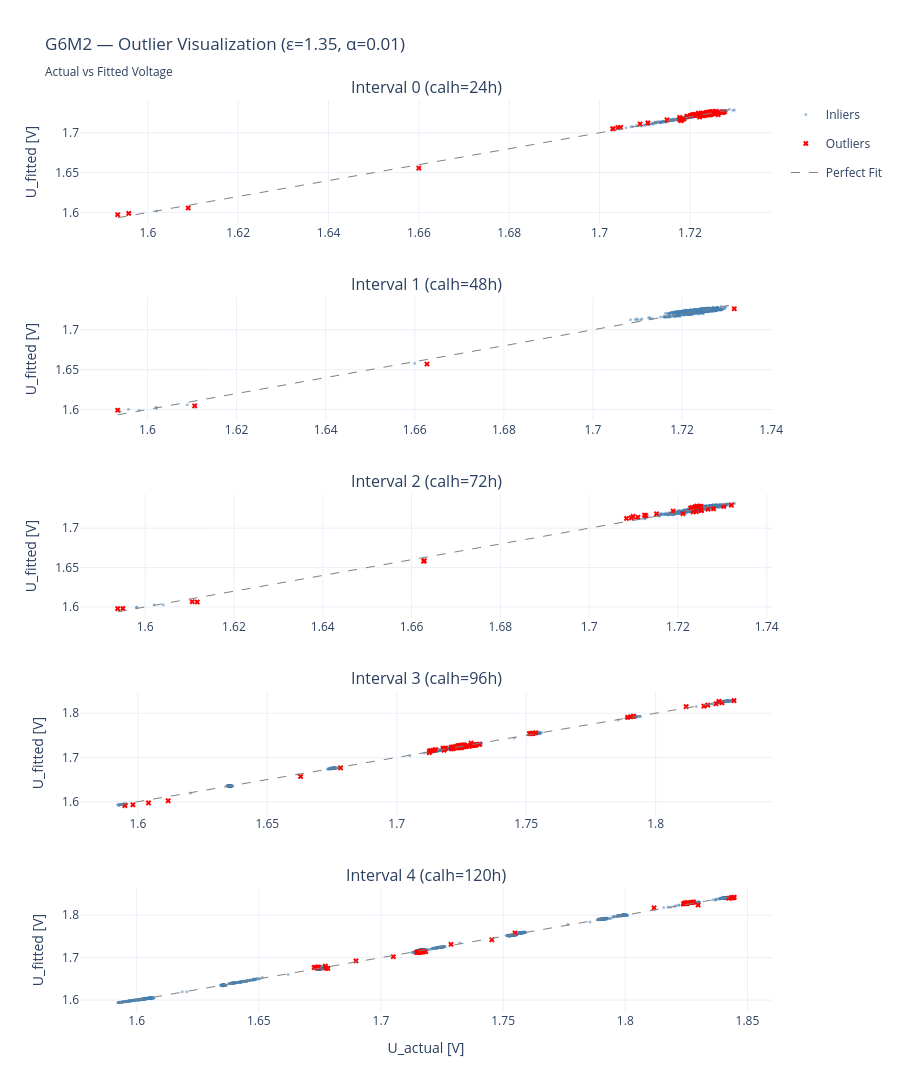

Source (notebook cell):
### Code cell
# ── Plot U vs U_fitted with outlier highlighting ──
# Robust interval slicing without relying on `urc_inspect.intervals`

fig = make_subplots(
    rows=len(intervals_to_plot), cols=1,
    subplot_titles=[f"Interval {idx} (calh={rel.loc[idx, 'calh']:.0f}h)" 
                    for idx in intervals_to_plot],
    vertical_spacing=0.08,
)

for i, idx in enumerate(intervals_to_plot):
    # Get interval metadata from reliable results
    row_meta = rel.loc[idx]
    if isinstance(row_meta, pd.DataFrame):
        row_meta = row_meta.iloc[0]

    day_since_install = row_meta.get("day_since_install", np.nan)

    if pd.isna(day_since_install):
        day_since_install = row_meta["calh"] / 24.0

    current_day = urc_inspect.installation_time + pd.Timedelta(days=float(day_since_install))
    interval_end = current_day + pd.Timedelta(days=urc_inspect.len_interval)

    # Slice original preprocessed data in the same time window as model fitting
    interval_data = urc_inspect.data.query("@current_day <= index <= @interval_end")

    if interval_data.empty:
        continue

    # Get coefficients
    c1, c2, c3, c4, c5 = [row_meta[f"c{j}"] for j in range(1, 6)]

    # Build features exactly like training
    X, _ = urc_inspect._prepare_matrices(interval_data)

    # Compute fitted voltage in physical unit [V]
    U_ocv = -8.2975e-4 * interval_data["temperature"].values + 1.24965
    U_fitted = urc_inspect.scaler_U.unscale(c1 * X[:, 0] + c2 * X[:, 1] + c3 * X[:, 2] + c4 * X[:, 3] + c5) + U_ocv

    # Actual voltage in physical unit [V]
    U_actual = interval_data["voltage"].values
    
    # Compute residuals and identify outliers
    residuals = U_fitted - U_actual
    abs_res = np.abs(residuals)
    median_abs_res = np.median(abs_res)
    f_scale = eps_inspect * median_abs_res / 0.6745
    outlier_mask = abs_res > (eps_inspect * f_scale)
    
    # Plot inliers
    fig.add_trace(go.Scatter(
        x=U_actual[~outlier_mask],
        y=U_fitted[~outlier_mask],
        mode="markers",
        marker=dict(size=3, color="steelblue", opacity=0.5),
        name="Inliers" if i == 0 else None,
        legendgroup="inliers",
        showlegend=(i == 0),
    ), row=i+1, col=1)
    
    # Plot outliers
    if outlier_mask.sum() > 0:
        fig.add_trace(go.Scatter(
            x=U_actual[outlier_mask],
            y=U_fitted[outlier_mask],
            mode="markers",
            marker=dict(size=5, color="red", symbol="x"),
            name="Outliers" if i == 0 else None,
            legendgroup="outliers",
            showlegend=(i == 0),
        ), row=i+1, col=1)
    
    # Add diagonal line (perfect fit)
    u_range = [U_actual.min(), U_actual.max()]
    fig.add_trace(go.Scatter(
        x=u_range, y=u_range,
        mode="lines",
        line=dict(color="gray", dash="dash", width=1),
        name="Perfect Fit" if i == 0 else None,
        legendgroup="diagonal",
        showlegend=(i == 0),
    ), row=i+1, col=1)
    
    # Update axes
    fig.update_xaxes(title_text="U_actual [V]" if i == len(intervals_to_plot)-1 else "",
                     row=i+1, col=1)
    fig.update_yaxes(title_text="U_fitted [V]", row=i+1, col=1)

fig.update_layout(
    title=f"{extracted_name} — Outlier Visualization (ε={eps_inspect}, α={alpha_inspect})<br><sub>Actual vs Fitted Voltage</sub>",
    height=300 * len(intervals_to_plot),
    template="plotly_white",
)
fig.show()

### Figure 1 — Plotly figure (JSON) as saved in the notebook; plotly's stock layout.template omitted (floating-point values rounded to 4 significant figures; data arrays with more than 128 entries replaced by an {"elided": "..."} marker saying what was removed)
{"data": [{"legendgroup": "inliers", "marker": {"color": "steelblue", "opacity": 0.5, "size": 3}, "mode": "markers", "name": "Inliers", "showlegend": true, "type": "scatter", "x": {"elided": "390 float values"}, "xaxis": "x", "y": {"elided": "390 float values"}, "yaxis": "y"}, {"legendgroup": "outliers", "marker": {"color": "red", "size": 5, "symbol": "x"}, "mode": "markers", "name": "Outliers", "showlegend": true, "type": "scatter", "x": [1.711, 1.709, 1.705, 1.704, 1.703, 1.703, 1.718, 1.718, 1.718, 1.715, 1.719, 1.718, 1.722, 1.723, 1.719, 1.719, 1.72, 1.723, 1.72, 1.721, 1.721, 1.721, 1.721, 1.724, 1.722, 1.726, 1.724, 1.725, 1.725, 1.726, 1.721, 1.721, 1.721, 1.726, 1.725, 1.723, 1.724, 1.722, 1.727, 1.724, 1.726, 1.726, 1.722, 1.726, 1.723, 1.723, 1.726, 1.726, 1.723, 1.724, 1.724, 1.727, 1.727, 1.724, 1.728, 1.724, 1.724, 1.725, 1.725, 1.725, 1.66, 1.593, 1.596, 1.609], "xaxis": "x", "y": [1.712, 1.711, 1.707, 1.706, 1.705, 1.705, 1.715, 1.716, 1.716, 1.716, 1.717, 1.719, 1.72, 1.721, 1.721, 1.721, 1.722, 1.722, 1.722, 1.723, 1.722, 1.723, 1.723, 1.723, 1.723, 1.724, 1.723, 1.723, 1.723, 1.723, 1.722, 1.722, 1.722, 1.724, 1.723, 1.722, 1.725, 1.724, 1.726, 1.726, 1.725, 1.725, 1.725, 1.725, 1.725, 1.724, 1.727, 1.725, 1.724, 1.725, 1.725, 1.726, 1.726, 1.725, 1.726, 1.725, 1.726, 1.726, 1.726, 1.727, 1.656, 1.597, 1.599, 1.606], "yaxis": "y"}, {"legendgroup": "diagonal", "line": {"color": "gray", "dash": "dash", "width": 1}, "mode": "lines", "name": "Perfect Fit", "showlegend": true, "type": "scatter", "x": [1.593, 1.73], "xaxis": "x", "y": [1.593, 1.73], "yaxis": "y"}, {"legendgroup": "inliers", "marker": {"color": "steelblue", "opacity": 0.5, "size": 3}, "mode": "markers", "showlegend": false, "type": "scatter", "x": {"elided": "707 float values"}, "xaxis": "x2", "y": {"elided": "707 float values"}, "yaxis": "y2"}, {"legendgroup": "outliers", "marker": {"color": "red", "size": 5, "symbol": "x"}, "mode": "markers", "showlegend": false, "type": "scatter", "x": [1.593, 1.732, 1.663, 1.611], "xaxis": "x2", "y": [1.599, 1.726, 1.657, 1.605], "yaxis": "y2"}, {"legendgroup": "diagonal", "line": {"color": "gray", "dash": "dash", "width": 1}, "mode": "lines", "showlegend": false, "type": "scatter", "x": [1.593, 1.732], "xaxis": "x2", "y": [1.593, 1.732], "yaxis": "y2"}, {"legendgroup": "inliers", "marker": {"color": "steelblue", "opacity": 0.5, "size": 3}, "mode": "markers", "showlegend": false, "type": "scatter", "x": {"elided": "639 float values"}, "xaxis": "x3", "y": {"elided": "639 float values"}, "yaxis": "y3"}, {"legendgroup": "outliers", "marker": {"color": "red", "size": 5, "symbol": "x"}, "mode": "markers", "showlegend": false, "type": "scatter", "x": [1.715, 1.712, 1.71, 1.711, 1.709, 1.708, 1.713, 1.719, 1.723, 1.723, 1.724, 1.724, 1.725, 1.725, 1.663, 1.594, 1.611, 1.721, 1.724, 1.723, 1.725, 1.725, 1.727, 1.728, 1.732, 1.73, 1.663, 1.595, 1.612], "xaxis": "x3", "y": [1.718, 1.717, 1.715, 1.714, 1.713, 1.712, 1.716, 1.722, 1.726, 1.726, 1.727, 1.728, 1.728, 1.728, 1.658, 1.598, 1.607, 1.719, 1.721, 1.721, 1.723, 1.722, 1.724, 1.725, 1.729, 1.728, 1.659, 1.598, 1.606], "yaxis": "y3"}, {"legendgroup": "diagonal", "line": {"color": "gray", "dash": "dash", "width": 1}, "mode": "lines", "showlegend": false, "type": "scatter", "x": [1.594, 1.733], "xaxis": "x3", "y": [1.594, 1.733], "yaxis": "y3"}, {"legendgroup": "inliers", "marker": {"color": "steelblue", "opacity": 0.5, "size": 3}, "mode": "markers", "showlegend": false, "type": "scatter", "x": {"elided": "876 float values"}, "xaxis": "x4", "y": {"elided": "876 float values"}, "yaxis": "y4"}, {"legendgroup": "outliers", "marker": {"color": "red", "size": 5, "symbol": "x"}, "mode": "markers", "showlegend": false, "type": "scatter", "x": [1.718, 1.715, 1.713, 1.713, 1.721, 1.719, 1.724, 1.722, 1.723, 1.725, 1.725, 1.726, 1.727, 1.725, 1.729, 1.729, 1.728, 1.728, 1.726, 1.729, 1.729, 1.73, 1.73, 1.729, 1.731, 1.731, 1.732, 1.73, 1.73, 1.73, 1.726, 1.732, 1.663, 1.595, 1.598, 1.604, 1.612, 1.719, 1.723, 1.722, 1.721, 1.721, 1.724, 1.724, 1.724, 1.724, 1.723, 1.724, 1.724, 1.725, 1.726, 1.725, 1.725, 1.725, 1.729, 1.812, 1.819, 1.82, 1.826, 1.824, 1.83, 1.823, 1.791, 1.789, 1.79, 1.751, 1.752, 1.753, 1.752, 1.753, 1.754, 1.714, 1.713, 1.718, 1.713, 1.678], "xaxis": "x4", "y": [1.721, 1.718, 1.714, 1.711, 1.719, 1.721, 1.722, 1.72, 1.722, 1.724, 1.723, 1.724, 1.725, 1.722, 1.728, 1.728, 1.725, 1.727, 1.728, 1.727, 1.727, 1.728, 1.728, 1.727, 1.728, 1.729, 1.73, 1.728, 1.728, 1.728, 1.728, 1.73, 1.657, 1.591, 1.593, 1.597, 1.602, 1.721, 1.724, 1.724, 1.723, 1.723, 1.726, 1.726, 1.726, 1.726, 1.725, 1.725, 1.726, 1.727, 1.728, 1.727, 1.727, 1.727, 1.733, 1.815, 1.816, 1.818, 1.824, 1.827, 1.828, 1.821, 1.793, 1.791, 1.792, 1.754, 1.754, 1.755, 1.754, 1.754, 1.756, 1.716, 1.715, 1.716, 1.715, 1.676], "yaxis": "y4"}, {"legendgroup": "diagonal", "line": {"color": "gray", "dash": "dash", "width": 1}, "mode": "lines", "showlegend": false, "type": "scatter", "x": [1.592, 1.83], "xaxis": "x4", "y": [1.592, 1.83], "yaxis": "y4"}, {"legendgroup": "inliers", "marker": {"color": "steelblue", "opacity": 0.5, "size": 3}, "mode": "markers", "showlegend": false, "type": "scatter", "x": {"elided": "1357 float values"}, "xaxis": "x5", "y": {"elided": "1357 float values"}, "yaxis": "y5"}, {"legendgroup": "outliers", "marker": {"color": "red", "size": 5, "symbol": "x"}, "mode": "markers", "showlegend": false, "type": "scatter", "x": [1.729, 1.812, 1.825, 1.825, 1.825, 1.824, 1.824, 1.825, 1.825, 1.825, 1.825, 1.825, 1.828, 1.828, 1.827, 1.826, 1.745, 1.716, 1.717, 1.715, 1.715, 1.716, 1.715, 1.716, 1.716, 1.717, 1.717, 1.716, 1.717, 1.718, 1.717, 1.716, 1.705, 1.678, 1.678, 1.677, 1.674, 1.674, 1.674, 1.673, 1.673, 1.674, 1.69, 1.755, 1.842, 1.845, 1.843, 1.844, 1.843, 1.83], "xaxis": "x5", "y": [1.731, 1.817, 1.827, 1.828, 1.828, 1.827, 1.828, 1.828, 1.828, 1.828, 1.828, 1.827, 1.83, 1.83, 1.83, 1.829, 1.742, 1.713, 1.715, 1.712, 1.712, 1.713, 1.713, 1.713, 1.712, 1.714, 1.714, 1.713, 1.714, 1.714, 1.714, 1.714, 1.702, 1.675, 1.675, 1.68, 1.677, 1.677, 1.677, 1.677, 1.676, 1.678, 1.692, 1.758, 1.84, 1.842, 1.841, 1.841, 1.841, 1.824], "yaxis": "y5"}, {"legendgroup": "diagonal", "line": {"color": "gray", "dash": "dash", "width": 1}, "mode": "lines", "showlegend": false, "type": "scatter", "x": [1.592, 1.845], "xaxis": "x5", "y": [1.592, 1.845], "yaxis": "y5"}], "layout": {"annotations": [{"font": {"size": 16}, "showarrow": false, "text": "Interval 0 (calh=24h)", "x": 0.5, "xanchor": "center", "xref": "paper", "y": 1.0, "yanchor": "bottom", "yref": "paper"}, {"font": {"size": 16}, "showarrow": false, "text": "Interval 1 (calh=48h)", "x": 0.5, "xanchor": "center", "xref": "paper", "y": 0.784, "yanchor": "bottom", "yref": "paper"}, {"font": {"size": 16}, "showarrow": false, "text": "Interval 2 (calh=72h)", "x": 0.5, "xanchor": "center", "xref": "paper", "y": 0.568, "yanchor": "bottom", "yref": "paper"}, {"font": {"size": 16}, "showarrow": false, "text": "Interval 3 (calh=96h)", "x": 0.5, "xanchor": "center", "xref": "paper", "y": 0.352, "yanchor": "bottom", "yref": "paper"}, {"font": {"size": 16}, "showarrow": false, "text": "Interval 4 (calh=120h)", "x": 0.5, "xanchor": "center", "xref": "paper", "y": 0.136, "yanchor": "bottom", "yref": "paper"}], "height": 1500, "title": {"text": "G6M2 — Outlier Visualization (ε=1.35, α=0.01)<br><sub>Actual vs Fitted Voltage</sub>"}, "xaxis": {"anchor": "y", "domain": [0, 1], "title": {"text": ""}}, "xaxis2": {"anchor": "y2", "domain": [0, 1], "title": {"text": ""}}, "xaxis3": {"anchor": "y3", "domain": [0, 1], "title": {"text": ""}}, "xaxis4": {"anchor": "y4", "domain": [0, 1], "title": {"text": ""}}, "xaxis5": {"anchor": "y5", "domain": [0, 1], "title": {"text": "U_actual [V]"}}, "yaxis": {"anchor": "x", "domain": [0.864, 1.0], "title": {"text": "U_fitted [V]"}}, "yaxis2": {"anchor": "x2", "domain": [0.648, 0.784], "title": {"text": "U_fitted [V]"}}, "yaxis3": {"anchor": "x3", "domain": [0.432, 0.568], "title": {"text": "U_fitted [V]"}}, "yaxis4": {"anchor": "x4", "domain": [0.216, 0.352], "title": {"text": "U_fitted [V]"}}, "yaxis5": {"anchor": "x5", "domain": [0, 0.136], "title": {"text": "U_fitted [V]"}}}}
